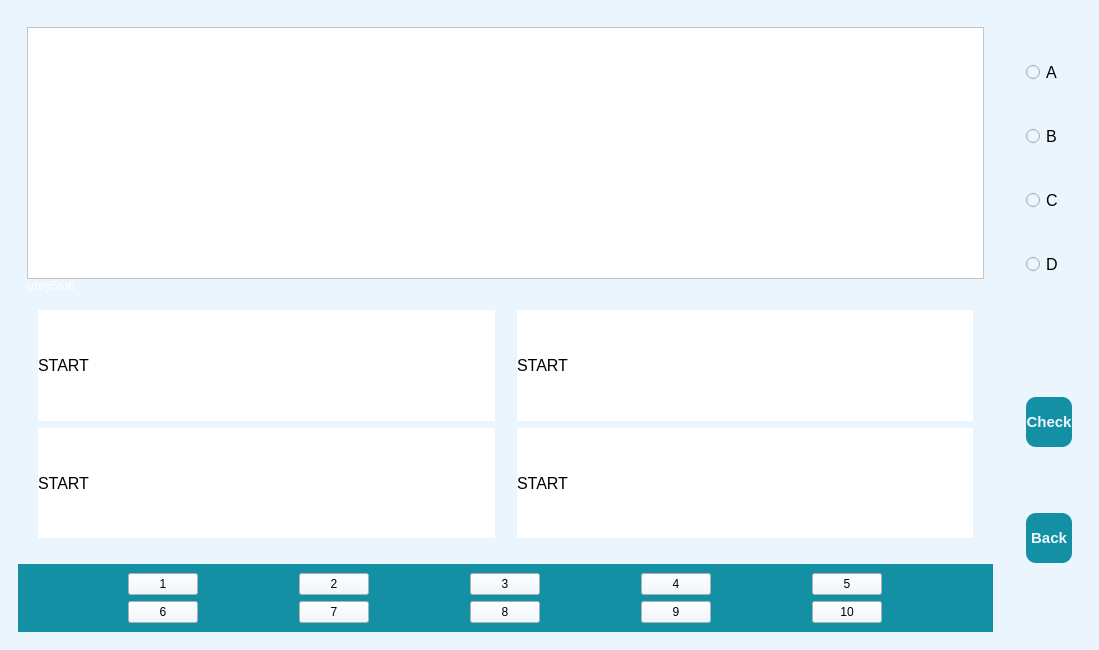
<?xml version="1.0" encoding="UTF-8"?>
<ui version="4.0">
 <class>More_on_class</class>
 <widget class="QMainWindow" name="More_on_class">
  <property name="geometry">
   <rect>
    <x>0</x>
    <y>0</y>
    <width>1099</width>
    <height>650</height>
   </rect>
  </property>
  <property name="windowTitle">
   <string>MainWindow</string>
  </property>
  <property name="styleSheet">
   <string notr="true">background-color: rgba(235,245,254,255);</string>
  </property>
  <widget class="QWidget" name="centralwidget">
   <layout class="QHBoxLayout" name="horizontalLayout">
    <item>
     <widget class="QWidget" name="widget" native="true">
      <layout class="QVBoxLayout" name="verticalLayout">
       <item>
        <widget class="QWidget" name="widget_3" native="true">
         <layout class="QVBoxLayout" name="verticalLayout_6">
          <item>
           <widget class="QWidget" name="widget_9" native="true">
            <layout class="QVBoxLayout" name="verticalLayout_7">
             <property name="spacing">
              <number>0</number>
             </property>
             <property name="leftMargin">
              <number>0</number>
             </property>
             <property name="topMargin">
              <number>0</number>
             </property>
             <property name="rightMargin">
              <number>0</number>
             </property>
             <property name="bottomMargin">
              <number>0</number>
             </property>
             <item>
              <widget class="QTextBrowser" name="ques_1">
               <property name="font">
                <font>
                 <pointsize>12</pointsize>
                 <weight>75</weight>
                 <bold>true</bold>
                </font>
               </property>
               <property name="styleSheet">
                <string notr="true">background-color: rgb(255, 255, 255);</string>
               </property>
              </widget>
             </item>
             <item>
              <widget class="QLabel" name="ques_1_1">
               <property name="styleSheet">
                <string notr="true">color: rgb(255, 255, 255);</string>
               </property>
               <property name="text">
                <string>ưtey5ru6</string>
               </property>
              </widget>
             </item>
            </layout>
           </widget>
          </item>
          <item>
           <widget class="QWidget" name="widget_10" native="true">
            <property name="minimumSize">
             <size>
              <width>0</width>
              <height>250</height>
             </size>
            </property>
            <property name="maximumSize">
             <size>
              <width>16777215</width>
              <height>250</height>
             </size>
            </property>
            <layout class="QHBoxLayout" name="horizontalLayout_4">
             <property name="spacing">
              <number>0</number>
             </property>
             <property name="leftMargin">
              <number>0</number>
             </property>
             <property name="topMargin">
              <number>0</number>
             </property>
             <property name="rightMargin">
              <number>0</number>
             </property>
             <property name="bottomMargin">
              <number>0</number>
             </property>
             <item>
              <widget class="QWidget" name="widget_11" native="true">
               <layout class="QVBoxLayout" name="verticalLayout_8">
                <property name="spacing">
                 <number>7</number>
                </property>
                <property name="leftMargin">
                 <number>11</number>
                </property>
                <property name="topMargin">
                 <number>11</number>
                </property>
                <property name="rightMargin">
                 <number>11</number>
                </property>
                <property name="bottomMargin">
                 <number>11</number>
                </property>
                <item>
                 <widget class="QLabel" name="ans_a_1">
                  <property name="font">
                   <font>
                    <pointsize>12</pointsize>
                   </font>
                  </property>
                  <property name="styleSheet">
                   <string notr="true">background-color: rgb(255, 255, 255);</string>
                  </property>
                  <property name="text">
                   <string>START</string>
                  </property>
                 </widget>
                </item>
                <item>
                 <widget class="QLabel" name="ans_c_1">
                  <property name="font">
                   <font>
                    <pointsize>12</pointsize>
                   </font>
                  </property>
                  <property name="styleSheet">
                   <string notr="true">background-color: rgb(255, 255, 255);</string>
                  </property>
                  <property name="text">
                   <string>START</string>
                  </property>
                 </widget>
                </item>
               </layout>
              </widget>
             </item>
             <item>
              <widget class="QWidget" name="widget_12" native="true">
               <layout class="QVBoxLayout" name="verticalLayout_9">
                <property name="spacing">
                 <number>7</number>
                </property>
                <property name="leftMargin">
                 <number>11</number>
                </property>
                <property name="topMargin">
                 <number>11</number>
                </property>
                <property name="rightMargin">
                 <number>11</number>
                </property>
                <property name="bottomMargin">
                 <number>11</number>
                </property>
                <item>
                 <widget class="QLabel" name="ans_b_1">
                  <property name="font">
                   <font>
                    <pointsize>12</pointsize>
                   </font>
                  </property>
                  <property name="styleSheet">
                   <string notr="true">background-color: rgb(255, 255, 255);</string>
                  </property>
                  <property name="text">
                   <string>START</string>
                  </property>
                 </widget>
                </item>
                <item>
                 <widget class="QLabel" name="ans_d_1">
                  <property name="font">
                   <font>
                    <pointsize>12</pointsize>
                   </font>
                  </property>
                  <property name="styleSheet">
                   <string notr="true">background-color: rgb(255, 255, 255);</string>
                  </property>
                  <property name="text">
                   <string>START</string>
                  </property>
                 </widget>
                </item>
               </layout>
              </widget>
             </item>
            </layout>
           </widget>
          </item>
         </layout>
        </widget>
       </item>
       <item>
        <widget class="QWidget" name="widget_4" native="true">
         <property name="maximumSize">
          <size>
           <width>16777215</width>
           <height>150</height>
          </size>
         </property>
         <property name="styleSheet">
          <string notr="true">background-color: #1390a4;
</string>
         </property>
         <layout class="QVBoxLayout" name="verticalLayout_5">
          <item>
           <widget class="QWidget" name="widget_7" native="true">
            <layout class="QHBoxLayout" name="horizontalLayout_2">
             <property name="spacing">
              <number>0</number>
             </property>
             <property name="leftMargin">
              <number>0</number>
             </property>
             <property name="topMargin">
              <number>0</number>
             </property>
             <property name="rightMargin">
              <number>0</number>
             </property>
             <property name="bottomMargin">
              <number>0</number>
             </property>
             <item>
              <widget class="QPushButton" name="push1">
               <property name="maximumSize">
                <size>
                 <width>70</width>
                 <height>16777215</height>
                </size>
               </property>
               <property name="styleSheet">
                <string notr="true">background-color: #eef7fe;
</string>
               </property>
               <property name="text">
                <string>1</string>
               </property>
              </widget>
             </item>
             <item>
              <widget class="QPushButton" name="push2">
               <property name="maximumSize">
                <size>
                 <width>70</width>
                 <height>16777215</height>
                </size>
               </property>
               <property name="styleSheet">
                <string notr="true">background-color: #eef7fe;
</string>
               </property>
               <property name="text">
                <string>2</string>
               </property>
              </widget>
             </item>
             <item>
              <widget class="QPushButton" name="push3">
               <property name="maximumSize">
                <size>
                 <width>70</width>
                 <height>16777215</height>
                </size>
               </property>
               <property name="styleSheet">
                <string notr="true">background-color: #eef7fe;</string>
               </property>
               <property name="text">
                <string>3</string>
               </property>
              </widget>
             </item>
             <item>
              <widget class="QPushButton" name="push4">
               <property name="maximumSize">
                <size>
                 <width>70</width>
                 <height>16777215</height>
                </size>
               </property>
               <property name="styleSheet">
                <string notr="true">background-color: #eef7fe;</string>
               </property>
               <property name="text">
                <string>4</string>
               </property>
              </widget>
             </item>
             <item>
              <widget class="QPushButton" name="push5">
               <property name="maximumSize">
                <size>
                 <width>70</width>
                 <height>16777215</height>
                </size>
               </property>
               <property name="styleSheet">
                <string notr="true">background-color: #eef7fe;</string>
               </property>
               <property name="text">
                <string>5</string>
               </property>
              </widget>
             </item>
            </layout>
           </widget>
          </item>
          <item>
           <widget class="QWidget" name="widget_8" native="true">
            <layout class="QHBoxLayout" name="horizontalLayout_3">
             <property name="spacing">
              <number>0</number>
             </property>
             <property name="leftMargin">
              <number>0</number>
             </property>
             <property name="topMargin">
              <number>0</number>
             </property>
             <property name="rightMargin">
              <number>0</number>
             </property>
             <property name="bottomMargin">
              <number>0</number>
             </property>
             <item>
              <widget class="QPushButton" name="push6">
               <property name="maximumSize">
                <size>
                 <width>70</width>
                 <height>16777215</height>
                </size>
               </property>
               <property name="styleSheet">
                <string notr="true">background-color: #eef7fe;</string>
               </property>
               <property name="text">
                <string>6</string>
               </property>
              </widget>
             </item>
             <item>
              <widget class="QPushButton" name="push7">
               <property name="maximumSize">
                <size>
                 <width>70</width>
                 <height>16777215</height>
                </size>
               </property>
               <property name="styleSheet">
                <string notr="true">background-color: #eef7fe;</string>
               </property>
               <property name="text">
                <string>7</string>
               </property>
              </widget>
             </item>
             <item>
              <widget class="QPushButton" name="push8">
               <property name="maximumSize">
                <size>
                 <width>70</width>
                 <height>16777215</height>
                </size>
               </property>
               <property name="styleSheet">
                <string notr="true">background-color: #eef7fe;</string>
               </property>
               <property name="text">
                <string>8</string>
               </property>
              </widget>
             </item>
             <item>
              <widget class="QPushButton" name="push9">
               <property name="maximumSize">
                <size>
                 <width>70</width>
                 <height>16777215</height>
                </size>
               </property>
               <property name="styleSheet">
                <string notr="true">background-color: #eef7fe;</string>
               </property>
               <property name="text">
                <string>9</string>
               </property>
              </widget>
             </item>
             <item>
              <widget class="QPushButton" name="push10">
               <property name="maximumSize">
                <size>
                 <width>70</width>
                 <height>16777215</height>
                </size>
               </property>
               <property name="styleSheet">
                <string notr="true">background-color: #eef7fe;</string>
               </property>
               <property name="text">
                <string>10</string>
               </property>
              </widget>
             </item>
            </layout>
           </widget>
          </item>
         </layout>
        </widget>
       </item>
      </layout>
     </widget>
    </item>
    <item>
     <widget class="QWidget" name="widget_2" native="true">
      <property name="maximumSize">
       <size>
        <width>200</width>
        <height>16777215</height>
       </size>
      </property>
      <layout class="QVBoxLayout" name="verticalLayout_2">
       <item>
        <widget class="QWidget" name="widget_5" native="true">
         <layout class="QVBoxLayout" name="verticalLayout_3">
          <item>
           <widget class="QRadioButton" name="radioButton">
            <property name="font">
             <font>
              <pointsize>12</pointsize>
             </font>
            </property>
            <property name="text">
             <string>A</string>
            </property>
           </widget>
          </item>
          <item>
           <widget class="QRadioButton" name="radioButton_2">
            <property name="font">
             <font>
              <pointsize>12</pointsize>
             </font>
            </property>
            <property name="text">
             <string>B</string>
            </property>
           </widget>
          </item>
          <item>
           <widget class="QRadioButton" name="radioButton_3">
            <property name="font">
             <font>
              <pointsize>12</pointsize>
             </font>
            </property>
            <property name="text">
             <string>C</string>
            </property>
           </widget>
          </item>
          <item>
           <widget class="QRadioButton" name="radioButton_4">
            <property name="font">
             <font>
              <pointsize>12</pointsize>
             </font>
            </property>
            <property name="text">
             <string>D</string>
            </property>
           </widget>
          </item>
         </layout>
        </widget>
       </item>
       <item>
        <widget class="QWidget" name="widget_6" native="true">
         <layout class="QVBoxLayout" name="verticalLayout_4">
          <item>
           <widget class="QPushButton" name="check_1">
            <property name="minimumSize">
             <size>
              <width>0</width>
              <height>50</height>
             </size>
            </property>
            <property name="font">
             <font>
              <pointsize>11</pointsize>
              <weight>75</weight>
              <bold>true</bold>
             </font>
            </property>
            <property name="cursor">
             <cursorShape>PointingHandCursor</cursorShape>
            </property>
            <property name="styleSheet">
             <string notr="true">color: #eef5ff;
border-radius: 10px;
background-color: #1390a4;
</string>
            </property>
            <property name="text">
             <string>Check</string>
            </property>
            <property name="icon">
             <iconset resource="resources.qrc">
              <normaloff>:/iconwhite/iconwhite/check-circle.svg</normaloff>:/iconwhite/iconwhite/check-circle.svg</iconset>
            </property>
            <property name="iconSize">
             <size>
              <width>30</width>
              <height>30</height>
             </size>
            </property>
           </widget>
          </item>
          <item>
           <widget class="QPushButton" name="back_1">
            <property name="minimumSize">
             <size>
              <width>0</width>
              <height>50</height>
             </size>
            </property>
            <property name="font">
             <font>
              <pointsize>11</pointsize>
              <weight>75</weight>
              <bold>true</bold>
             </font>
            </property>
            <property name="cursor">
             <cursorShape>PointingHandCursor</cursorShape>
            </property>
            <property name="styleSheet">
             <string notr="true">color: #eef5ff;
border-radius: 10px;
background-color: #1390a4;</string>
            </property>
            <property name="text">
             <string>Back</string>
            </property>
            <property name="icon">
             <iconset resource="resources.qrc">
              <normaloff>:/iconwhite/iconwhite/corner-up-right.svg</normaloff>:/iconwhite/iconwhite/corner-up-right.svg</iconset>
            </property>
            <property name="iconSize">
             <size>
              <width>30</width>
              <height>30</height>
             </size>
            </property>
           </widget>
          </item>
         </layout>
        </widget>
       </item>
      </layout>
     </widget>
    </item>
   </layout>
  </widget>
 </widget>
 <resources>
  <include location="resources.qrc"/>
 </resources>
 <connections/>
</ui>
